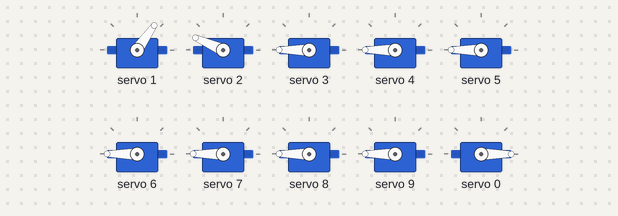
Bench run of a sketch on a simulated Arduino Uno, built with avr-gcc and run on an emulated ATmega328P. On the bench: 10 × servo. What the sketch prints to the serial monitor is not drawn.

Above: at 0.05 s.
At 0.5 s:
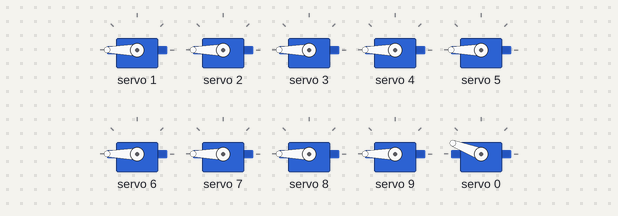
At 0.95 s:
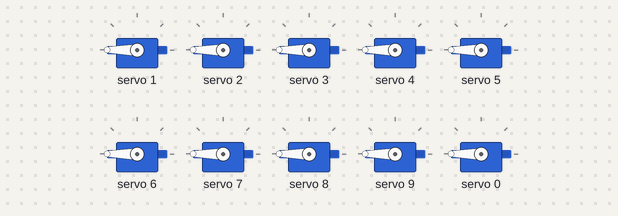
At 1.85 s:
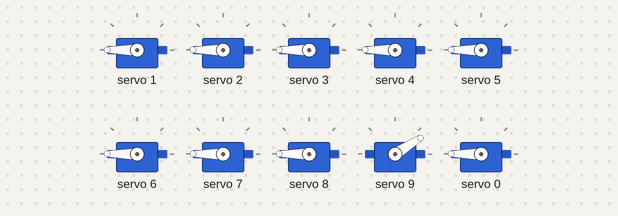
At 2.75 s:
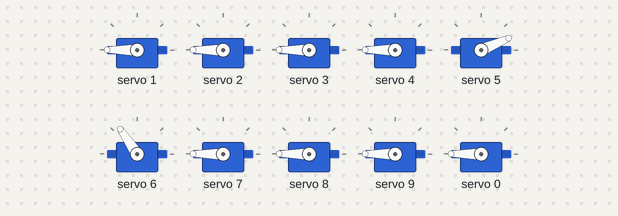
At 3.7 s:
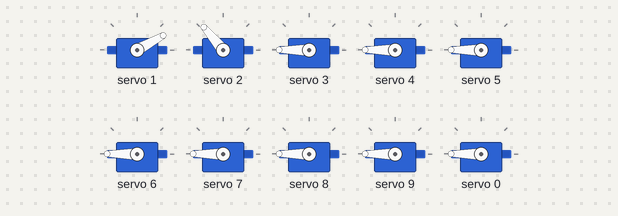
Timing chart, 0 to 8.6 s (numbered marks = the images above):
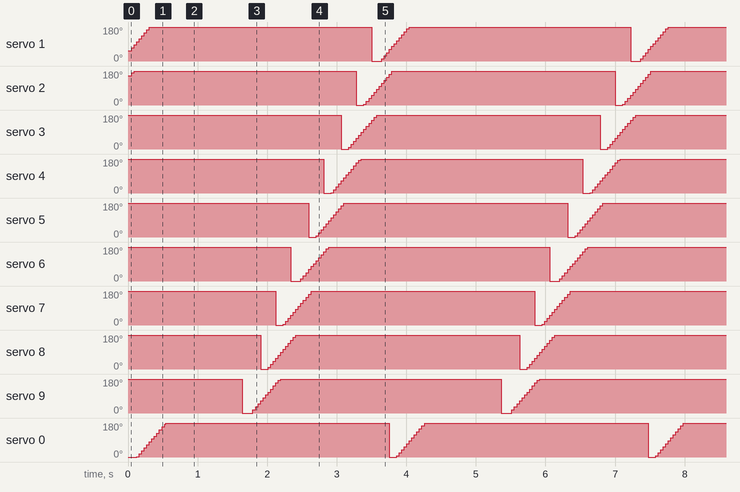

Measured:
- by itself, servo 1, servo 0: ramps from 0° to 180° and jumps back, once every 3.7 s
- by itself, servo 5: repeats every 3.7 s: 7° 0.04 s, 23° 0.04 s, 39° 0.04 s, 55° 0.04 s, 70° 0.04 s, 86° 0.04 s, 102° 0.04 s, 118° 0.04 s, 133° 0.04 s, 149° 0.04 s, 165° 0.04 s, 180° 3.2 s, 0° 0.11 s
- by itself, servo 6: repeats every 3.7 s: 13° 0.04 s, 29° 0.04 s, 45° 0.04 s, 61° 0.04 s, 77° 0.04 s, 92° 0.04 s, 108° 0.04 s, 124° 0.04 s, 140° 0.04 s, 156° 0.04 s, 171° 0.04 s, 180° 3.2 s, 0° 0.14 s

The sketch:

pwm-test.ino
```cpp
#include <Wire.h>
#include <Adafruit_PWMServoDriver.h>

// default address 0x40
Adafruit_PWMServoDriver pwm = Adafruit_PWMServoDriver();

void setup() {
  Serial.begin(115200);
  Serial.println("16 channel PWM test!");

  pwm.begin();

  pwm.setOscillatorFrequency(27000000); // See Adafruit PWM examples for details.

  pwm.setPWMFreq(60);  // This is the PWM frequency. Low for motor driving.
  // TODO: Use scope to optimize value.

  // if you want to really speed stuff up, you can go into 'fast 400khz I2C' mode
  // some i2c devices dont like this so much so if you're sharing the bus, watch
  // out for this!
  Wire.setClock(400000); // Fast 400kHz. Lower value if issues.

}

void loop() {
  // Drive each PWM in a 'wave'
  for (uint16_t i=0; i<4096; i += 8) {
    for (uint8_t pwmnum=0; pwmnum < 10 ; pwmnum++) {
      pwm.setPWM(pwmnum, 0, (i + (4096/16)*pwmnum) % 4096 );
    }
  }
}
```
